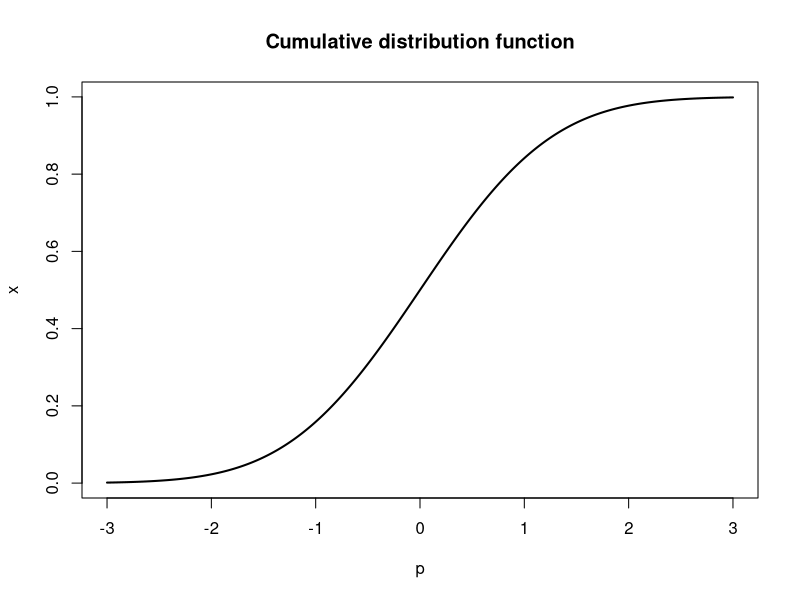
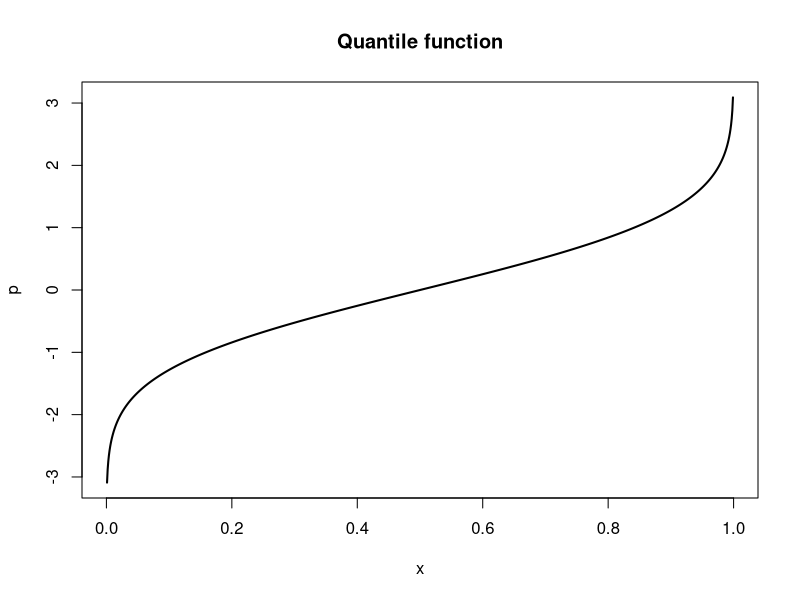

These charts were generated, in order, by the following R code:
y <- seq(0.001, 0.999, 0.001)
x <- seq(-3, 3, by = 0.01)

plot(x, pnorm(x), xlab = "p", ylab = "x", type = "l", main = "Cumulative distribution function", lwd = 2)
plot(y, qnorm(y), xlab = "x", ylab = "p", type = "l", main = "Quantile function", lwd = 2)
